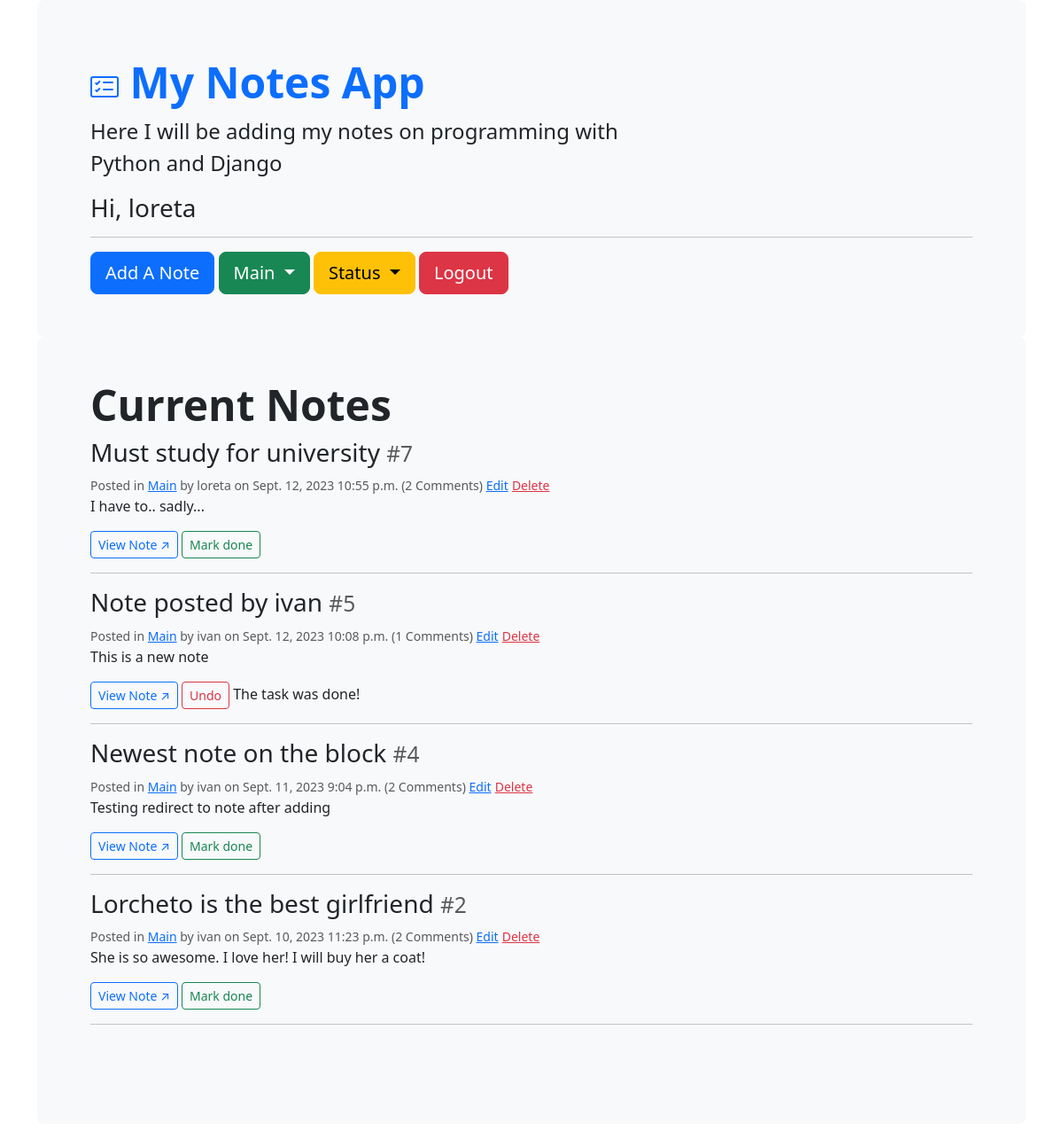
The app's page /my_notes/filter/Main (signed in) with its own data.
### notes_app/models.py (models this page shows, shortened)
class Categories(models.Model):
    name = models.CharField(max_length=125)
    description = models.CharField(max_length=255)
    def __str__(self):
        return self.name

class Notes(models.Model):
    category = models.ForeignKey(Categories, on_delete=models.CASCADE, null=True)
    title = models.CharField(max_length=255)
    note = models.TextField()
    date = models.DateField(auto_now_add=True)
    time = models.TimeField(auto_now_add=True)
    done = models.BooleanField(default=False)
    posted_by = models.ForeignKey(User, on_delete=models.CASCADE, null=True)

### notes_app/views.py (the view)
# urls.py: path('', views.my_notes, name='index'),
def my_notes(request, category = None, done = None):
    all_notes = Notes.objects.order_by('-date', '-time')
    if category:
        category_is = get_object_or_404(Categories, name=category)
        all_notes = all_notes.filter(category__name=category_is)
    if done:
        if done == 'done':
            all_notes = all_notes.filter(done=True)
        elif done == 'pending':
            all_notes = all_notes.filter(done=False)
    page = request.GET.get('page', 1)
    paginator = Paginator(all_notes, 5)
    try:
        all_notes = paginator.page(page)
    except PageNotAnInteger:
        all_notes = paginator.page(1)
    except EmptyPage:
        all_notes = paginator.page(paginator.num_pages)
    notes_html = {
        'all_notes': all_notes,
        'categories': Categories.objects.all(),
        'current_category': category
    }
    return render(request, 'notes_app/my_notes.html', notes_html)

### notes_app/templatetags/templ_tags.py (called while the page is built)
@register.filter(name='replace_tag')
def replace_tag(value, arg):
    return value.replace(arg, '')

@register.simple_tag
def comment_count(note):
    return Comments.objects.filter(comment_id=note).count()

### templates/notes_app/my_notes.html (shortened to what this page needs)
{% extends 'base.html' %}
{% load templ_tags %}
{% block content %}
<div class="p-5 pt-3 pb-0 bg-body-tertiary bg-light rounded-3" bis_skin_checked="1">
    <div class="container-fluid py-5" bis_skin_checked="1">
        <h1 class="display-5 fw-bold text-primary">
            <a href="{% url 'notes_app:my_notes' %}">
                </a>
            My Notes App
        </h1>
        <p class="col-md-8 fs-4">Here I will be adding my notes on programming with Python and Django</p>
        {% if user.is_authenticated %}
        <h3>Hi, {{ user }}</h3>
        <hr/>
        <a href="{% url 'notes_app:add_note' %}" class="btn btn-primary btn-lg" type="button">Add A Note</a>
        <button class="btn btn-success btn-lg dropdown-toggle" type="button" id="dropdownMenuButton"
                data-bs-toggle="dropdown" aria-haspopup="true" aria-expanded="false">
            {% if current_category %}
            {{ current_category }}
            {% else %}
            Select Category
            {% endif %}
        </button>
        {% if current_category %}
        <button class="btn btn-warning btn-lg dropdown-toggle" type="button" id="dropdownDone"
                data-bs-toggle="dropdown" aria-haspopup="true" aria-expanded="false">
            Status
        </button>
        {% endif %}
        <a href="{% url 'user_profile:logout' %}" class="btn btn-danger btn-lg">Logout</a>
        {% endif %}
    </div>
</div>
<div class="p-5 pt-0 mb-2 bg-body-tertiary rounded-3" bis_skin_checked="1">
    <div class="container-fluid py-5" bis_skin_checked="1">
        <h1 class="display-5 fw-bold">Current Notes</h1>
        {% if user.is_authenticated %}
        {% if all_notes %}
        {% for note in all_notes %}
        <h3>{{ note.title|replace_tag:'shit' }} <small class="text-muted">#{{ note.id }}</small></h3>
        <small class="text-muted">Posted in <a href="{% url 'notes_app:filter_notes' category=note.category %}">
            {{ note.category }}</a>
            by {{ note.posted_by }}
            on {{ note.date }} {{ note.time }}
            ({% comment_count note %} Comments)
            <a href="{% url 'notes_app:update_note' note_id=note.id %}">Edit</a></small>
        <small><a href="{% url 'notes_app:delete_note' note_id=note.id %}" class="text-danger">Delete</a></small>
        <p>{{ note.note }}</p>
        <a class="btn btn-outline-primary btn-sm" href="{% url 'notes_app:note' note_id=note.id %}">View Note ↗</a>
        {% if note.done %}
        <a class="btn btn-outline-danger btn-sm" href="{% url 'notes_app:update_note_done' note_id=note.id %}">Undo</a>
        The task was done!
        {% else %}
        <a class="btn btn-outline-success btn-sm" href="{% url 'notes_app:update_note_done' note_id=note.id %}">Mark
            done</a>
        {% endif %}
        <hr/>
        {% endfor %}
        {% else %}
        <p>Nothing here..</p>
        {% endif %}
        {% else %}
        <p>Notes available only to logged in users. Please <a href="{% url 'user_profile:login' %}">login</a> or
            <a href="{% url 'user_profile:register' %}">register</a>.</p>
        {% endif %}
    </div>
</div>
{% endblock %}

### records on screen
Categories: name "Main"
Notes: title "Must study for university", id "7", category "Main", posted_by "loreta", date "Sept. 12, 2023", time "10:55 p.m.", id "2", note "I have to.. sadly...", done "Mark done"
Notes: title "Note posted by ivan", id "5", category "Main", posted_by "ivan", date "Sept. 12, 2023", time "10:08 p.m.", id "1", note "This is a new note", done "Undo"
Notes: title "Newest note on the block", id "4", category "Main", posted_by "ivan", date "Sept. 11, 2023", time "9:04 p.m.", id "2", note "Testing redirect to note after adding", done "Mark done"
Notes: title "Lorcheto is the best girlfriend", id "2", category "Main", posted_by "ivan", date "Sept. 10, 2023", time "11:23 p.m.", note "She is so awesome. I love her! I will buy her a coat!", done "Mark done"

### other values on screen
{{ user }} "loreta"
